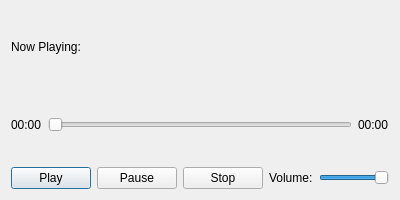
<?xml version="1.0" encoding="UTF-8"?>
<ui version="4.0">
 <class>AudioPlayerDialog</class>
 <widget class="QDialog" name="AudioPlayerDialog">
  <property name="geometry">
   <rect>
    <x>0</x>
    <y>0</y>
    <width>400</width>
    <height>200</height>
   </rect>
  </property>
  <property name="windowTitle">
   <string>Audio Player</string>
  </property>
  <layout class="QVBoxLayout" name="verticalLayout">
   <item>
    <widget class="QLabel" name="titleLabel">
     <property name="text">
      <string>Now Playing:</string>
     </property>
    </widget>
   </item>
   <item>
    <layout class="QHBoxLayout" name="horizontalLayout">
     <item>
      <widget class="QLabel" name="currentTimeLabel">
       <property name="text">
        <string>00:00</string>
       </property>
      </widget>
     </item>
     <item>
      <widget class="QSlider" name="positionSlider">
       <property name="orientation">
        <enum>Qt::Horizontal</enum>
       </property>
      </widget>
     </item>
     <item>
      <widget class="QLabel" name="totalTimeLabel">
       <property name="text">
        <string>00:00</string>
       </property>
      </widget>
     </item>
    </layout>
   </item>
   <item>
    <layout class="QHBoxLayout" name="horizontalLayout_2">
     <item>
      <widget class="QPushButton" name="playButton">
       <property name="text">
        <string>Play</string>
       </property>
      </widget>
     </item>
     <item>
      <widget class="QPushButton" name="pauseButton">
       <property name="text">
        <string>Pause</string>
       </property>
      </widget>
     </item>
     <item>
      <widget class="QPushButton" name="stopButton">
       <property name="text">
        <string>Stop</string>
       </property>
      </widget>
     </item>
     <item>
      <widget class="QLabel" name="volumeLabel">
       <property name="text">
        <string>Volume:</string>
       </property>
      </widget>
     </item>
     <item>
      <widget class="QSlider" name="volumeSlider">
       <property name="maximum">
        <number>100</number>
       </property>
       <property name="value">
        <number>100</number>
       </property>
       <property name="orientation">
        <enum>Qt::Horizontal</enum>
       </property>
      </widget>
     </item>
    </layout>
   </item>
  </layout>
 </widget>
 <resources/>
 <connections/>
</ui>
